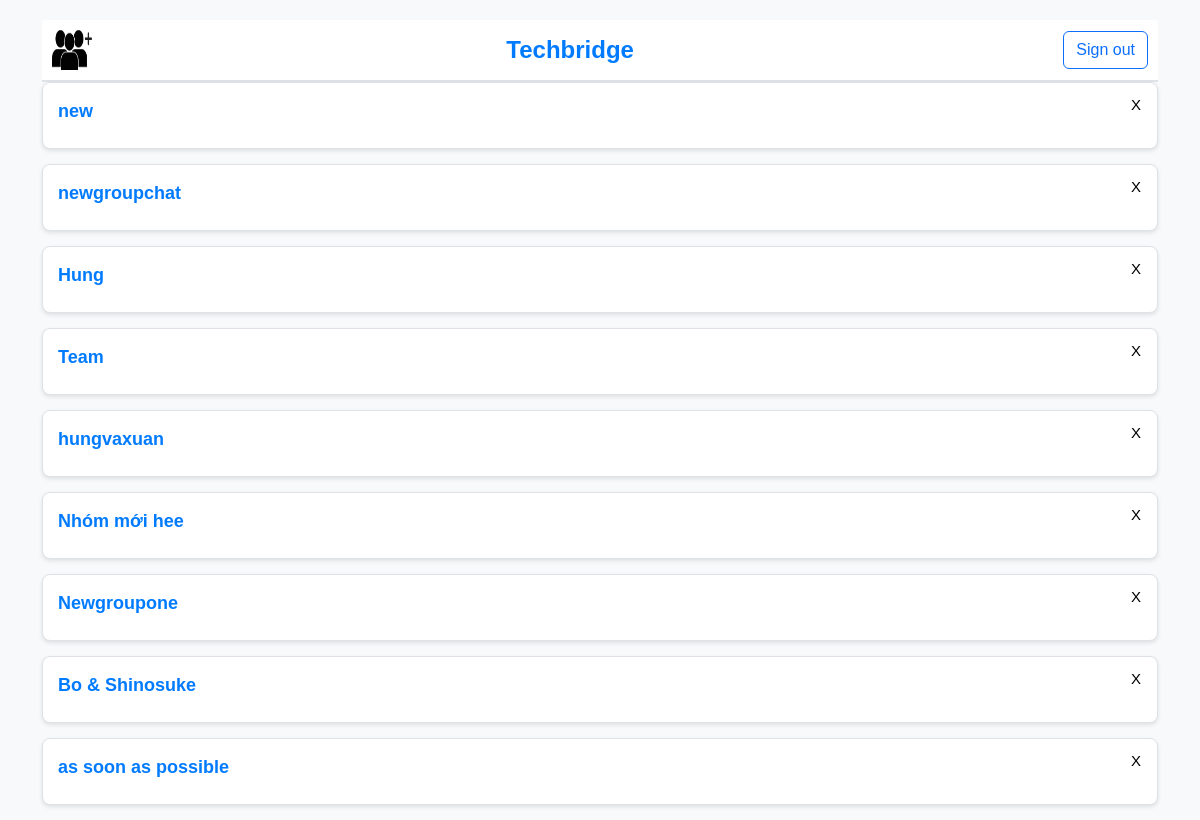
The page /dashboard/ (signed in) on the database its author committed.
### techbridge/models.py (models this page shows, shortened)
class Group(models.Model):
    group_name = models.CharField(max_length=255)
    latest_message_id = models.ForeignKey('GroupMessage', on_delete=models.SET_NULL, null=True, blank=True, related_name='latest_message_in_group')

### techbridge/views.py (the view)
# urls.py: path('dashboard/', views.dashboard, name='dashboard'),
@login_required
def dashboard(request):
    user_groups = Group.objects.filter(groupmember__user=request.user)
    return render(request, 'dashboard.html', {'groups': user_groups})

### templates/dashboard.html (shortened to what this page needs)
<!DOCTYPE html>
<html lang="en">
{% load static %}
<head>
    <link rel="stylesheet" href="https://cdn.jsdelivr.net/npm/bootstrap@5.2.3/dist/css/bootstrap.min.css">
    <link rel="stylesheet" href="https://cdnjs.cloudflare.com/ajax/libs/bootstrap-icons/1.5.0/font/bootstrap-icons.min.css">
</head>
<body>
    <div class="container">
        <div class="header">
            <div class="left">
                <a href="{% url 'create_groupchat' %}" class="btn btn-create-group">
                    <img src="{% static 'images/creategroup.png' %}" alt="Create Group">
                </a>
            </div>
            <div class="title">
                Techbridge
            </div>
            <div class="right">
                <form method="post" action="{% url 'logout' %}">
                    <button type="submit" class="btn btn-outline-primary btn-signout">Sign out</button>
                </form>
            </div>
        </div>
        {% for group in groups %}
            <a href="{% url 'chat'  group.id %}" class="group-card">
                <strong>{{ group.group_name }}</strong>
                <form action="{% url 'delete_group' group.id %}" method="post" style="display:inline;">
                    <button type="submit" class="close-button" onclick="return confirm('Are you sure you want to delete this group？');">X</button>
                </form>
            </a>
        {% endfor %}
    </div>
</body>
</html>

### templates/dashboard.html (style rules this page uses)
body { font-family: Arial, sans-serif; background-color: #f8f9fa; }
.container { margin-top: 20px; }
.header { display: flex; justify-content: space-between; align-items: center; padding: 10px; background-color: #ffffff; border-bottom: 2px solid #dee2e6; }
.header .left, .header .right { display: flex; align-items: center; }
.header .title { font-size: 24px; font-weight: bold; color: #007bff; margin: 0 auto; }
.header .btn-create-group { background-color: transparent; border: none; padding: 0; }
.header .btn-create-group img { height: 40px; width: 40px; }
.header .btn-signout { margin-left: 15px; }
.close-button { position: absolute; top: 10px; right: 10px; background-color: white; color: black; border: none; cursor: pointer; font-size: 15px; }
.group-card { position: relative; padding-right: 30px; }
.group-card { background-color: #ffffff; border: 1px solid #dee2e6; border-radius: 8px; box-shadow: 0 2px 4px rgba(0,0,0,0.1); margin-bottom: 15px; padding: 15px; transition: box-shadow 0.3s ease; display: block; text-decoration: none; color: inherit; }
.group-card strong { display: block; font-size: 18px; color: #007bff; margin-bottom: 8px; }

### rows shown on the page
Group: group_name "new"
Group: group_name "newgroupchat"
Group: group_name "Hung"
Group: group_name "Team"
Group: group_name "hungvaxuan"
Group: group_name "Nhóm mới hee"
Group: group_name "Newgroupone"
Group: group_name "Bo & Shinosuke"
Group: group_name "as soon as possible"
